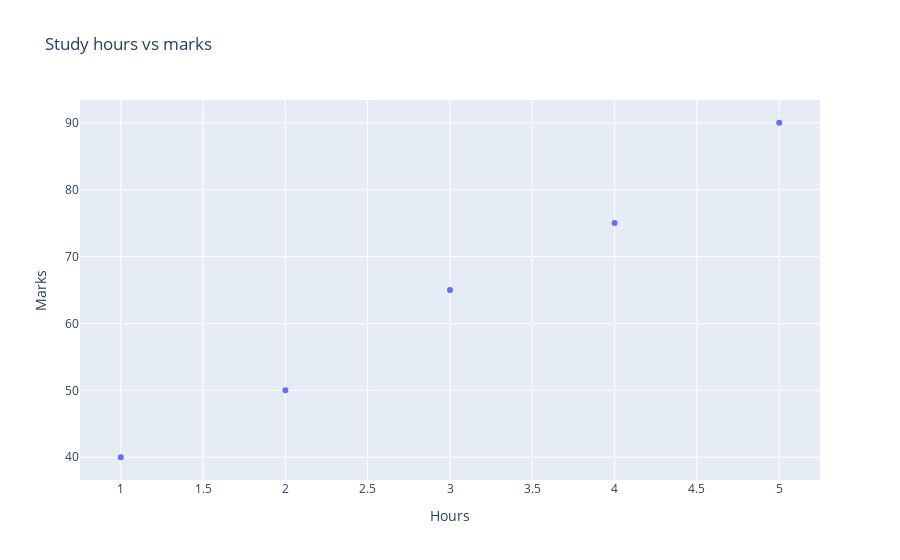

Notebook cell for this chart:
### Code cell
#Scatter plot

df = pd.DataFrame({
    "Hours": [1, 2, 3, 4, 5],
    "Marks": [40, 50, 65, 75, 90]
})


fig=px.scatter(df,x="Hours",y="Marks",title="Study hours vs marks",)
fig.show()

### Figure 1 — Plotly figure (JSON) as saved in the notebook; plotly's stock layout.template omitted (floating-point values rounded to 4 significant figures)
{"data": [{"hovertemplate": "Hours=%{x}<br>Marks=%{y}<extra></extra>", "legendgroup": "", "marker": {"color": "#636efa", "symbol": "circle"}, "mode": "markers", "name": "", "orientation": "v", "showlegend": false, "type": "scatter", "x": [1, 2, 3, 4, 5], "xaxis": "x", "y": [40, 50, 65, 75, 90], "yaxis": "y"}], "layout": {"legend": {"tracegroupgap": 0}, "title": {"text": "Study hours vs marks"}, "xaxis": {"anchor": "y", "domain": [0, 1], "title": {"text": "Hours"}}, "yaxis": {"anchor": "x", "domain": [0, 1], "title": {"text": "Marks"}}}}
